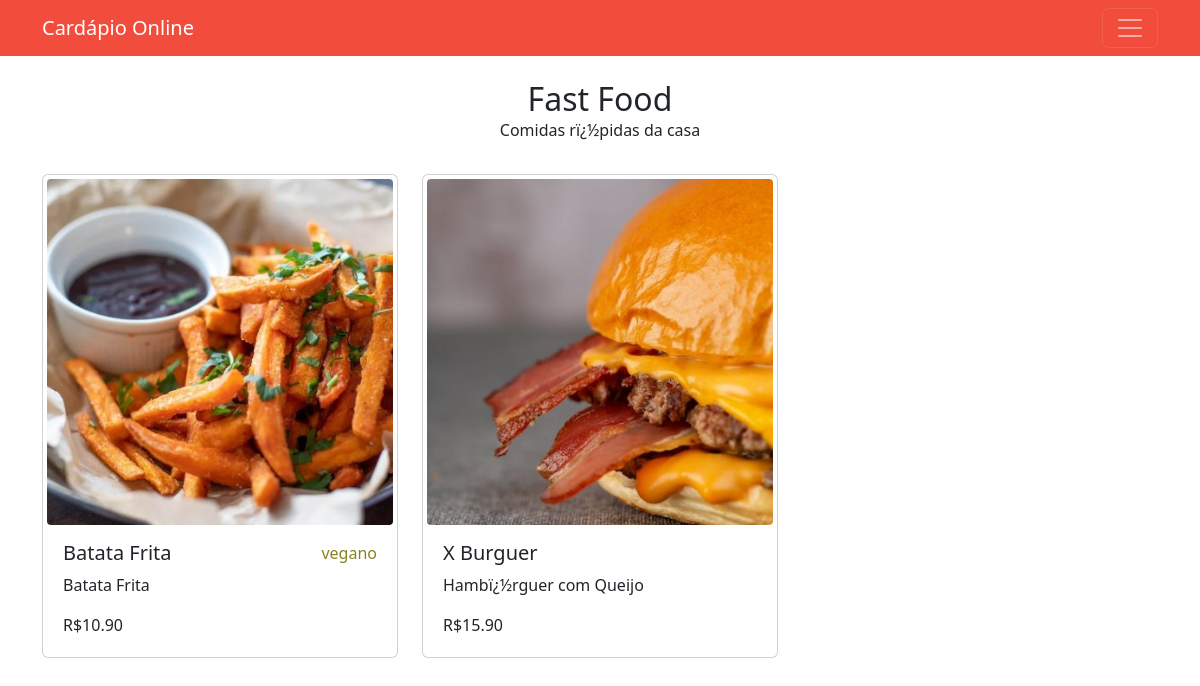
Page /cardapio/fastfood on the earlier database version.
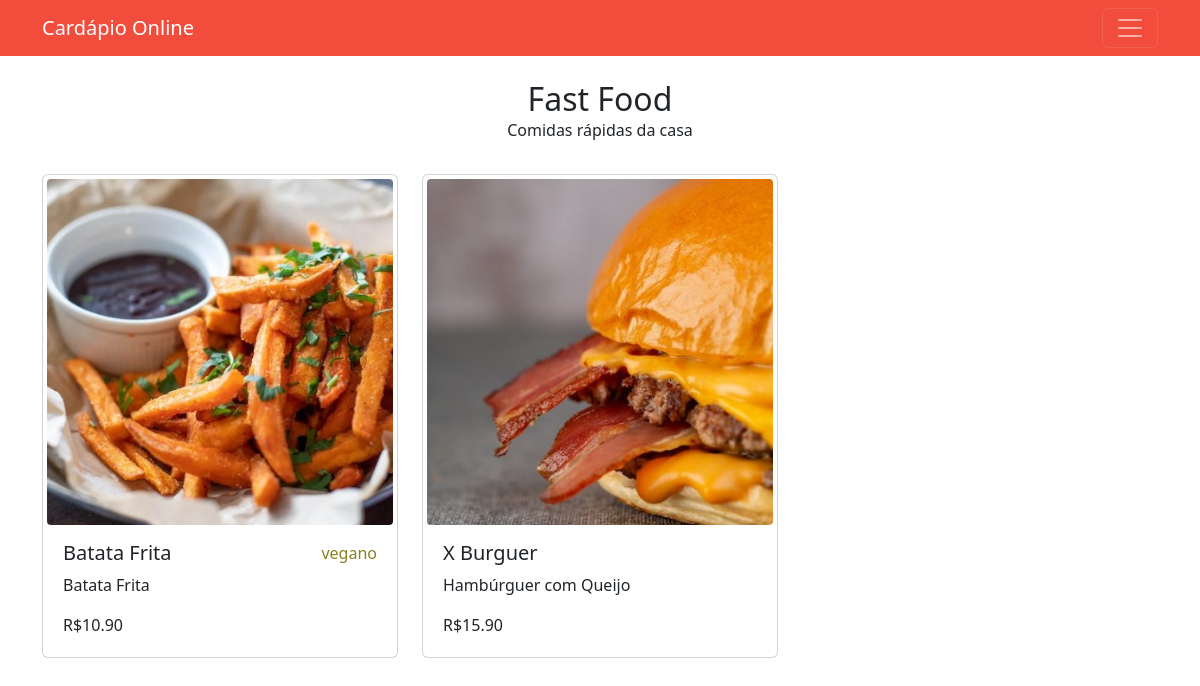
Same page on the later database version.
### tables this page shows
CREATE TABLE cardapio (
    codigo TEXT PRIMARY KEY,
    nome TEXT NOT NULL UNIQUE,
    descricao TEXT NOT NULL
);

CREATE TABLE produto (
    codigo TEXT PRIMARY KEY,
    codigo_cardapio TEXT NOT NULL,
    nome TEXT NOT NULL UNIQUE,
    descricao TEXT NOT NULL,
    preco REAL NOT NULL,
    restricao TEXT NOT NULL,
	FOREIGN KEY(codigo_cardapio) REFERENCES cardapio(codigo)
	ON UPDATE RESTRICT ON DELETE RESTRICT
);

### jinja.py (the view)
@app.get('/cardapio/{codigo_cardapio}', response_class=HTMLResponse)
async def obter_cardapio(request: Request, codigo_cardapio: str,
    repo_cardapio: Annotated[RepositorioCardapio, Depends(obter_repo_cardapio)],
    repo_produto: Annotated[RepositorioProduto, Depends(obter_repo_produto)]):
    cardapio = repo_cardapio.consultar_cardapio(codigo_cardapio)
    if not cardapio:
        return templates.TemplateResponse('nao_encontrado.jinja', {'request': request})
    produtos = repo_produto.consultar_todos_produtos(codigo_cardapio=codigo_cardapio)
    return templates.TemplateResponse('todos_produtos.jinja', {'request': request,
        'produtos': produtos, 'cardapio': cardapio})

### templates/todos_produtos.jinja (shortened to what this page needs)
<!DOCTYPE html>
<html lang="pt-BR">
<head>
    <link href="https://cdn.jsdelivr.net/npm/bootstrap@5.3.0/dist/css/bootstrap.min.css" rel="stylesheet">
</head>
<body>
    {% include "navbar.jinja" %}
    {% if cardapio is defined %}
        <div class="d-flex justify-content-center mt-4">
            <h2 class="m-0">{{cardapio.nome}}</h2>
        </div>
        <div class="d-flex justify-content-center">
            <p class="m-0">{{cardapio.descricao}}</p>
        </div>
    {% endif %}
    {% include "grid_produtos.jinja" %}
</body>
</html>

### templates/navbar.jinja (shortened to what this page needs)
<header>
    <nav class="navbar navbar-dark" style="background-color: #F24C3D;">
        <div class="container">
            <a class="navbar-brand" href="#">Cardápio Online</a>
            <button class="navbar-toggler" type="button" data-bs-toggle="collapse" data-bs-target="#navbarNav">
            <span class="navbar-toggler-icon"></span>
            </button>
        </div>
    </nav>
</header>

### templates/grid_produtos.jinja
<div class="container mt-3">
    <div class="row">
        {% for item in produtos %}
            {% set produto = item %}
            <div class="mt-3 mb-3 col-md-4">
                {% include "card_produto.jinja" %}
            </div>
        {% endfor %}
    </div>
</div>

### templates/card_produto.jinja
<a class="text-decoration-none" href="{{url_for('obter_produto', codigo_produto=produto.codigo)}}">
  <div class="card p-1">
    <img src="{{url_for('static', path='/'+produto.codigo+'.jpg')}}" class="card-img-top rounded-1" alt="{{produto.nome}}">
    <div class="card-body">
      <div class="d-flex flex-row justify-content-between">
        <h5 class="card-title">{{produto.nome}}</h5>
        {% if produto.restricao == 'vegano' %}
          <span class="card-text" style="color: #898121;">{{produto.restricao}}</span>
        {% elif produto.restricao == 'vegetariano' %}
          <span class="card-text" style="color: #E7B10A;">{{produto.restricao}}</span>
        {% endif %}
      </div>
      <p class="card-text">{{produto.descricao}}</p>
      <p class="card-text">R${{"%0.2f" | format(produto.preco)}}</p>
    </div>
  </div>
</a>

Differences in the rows shown:
changed cardapio "Fast Food": descricao "Comidas rï¿½pidas da casa" → "Comidas rápidas da casa"
changed produto "X Burguer": descricao "Hambï¿½rguer com Queijo" → "Hambúrguer com Queijo"
